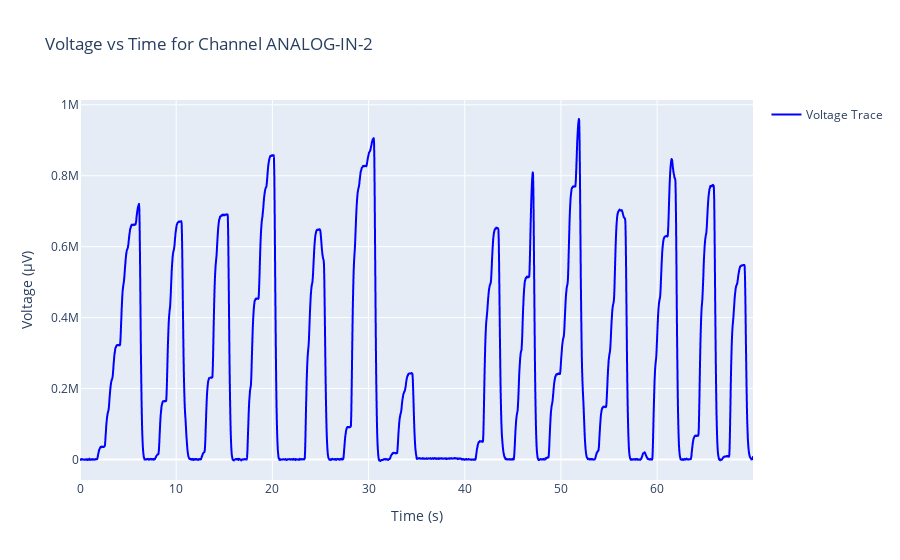

Notebook code for this chart:
### Code cell
# plots.static_trace(von_frey_pre,channel_id='ANALOG-IN-2',start_time=0, end_time=1000)
plots.interactive_trace(von_frey_pre,channel_id='ANALOG-IN-2',downsample_factor=1000)

### Figure 1 — Plotly figure (JSON) as saved in the notebook; plotly's stock layout.template omitted (floating-point values rounded to 4 significant figures; data arrays with more than 128 entries replaced by an {"elided": "..."} marker saying what was removed)
{"data": [{"line": {"color": "blue"}, "mode": "lines", "name": "Voltage Trace", "type": "scattergl", "x": {"elided": "2100 float values"}, "y": {"elided": "2100 float values"}}], "layout": {"showlegend": true, "title": {"text": "Voltage vs Time for Channel ANALOG-IN-2"}, "xaxis": {"title": {"text": "Time (s)"}}, "yaxis": {"title": {"text": "Voltage (µV)"}}}}
